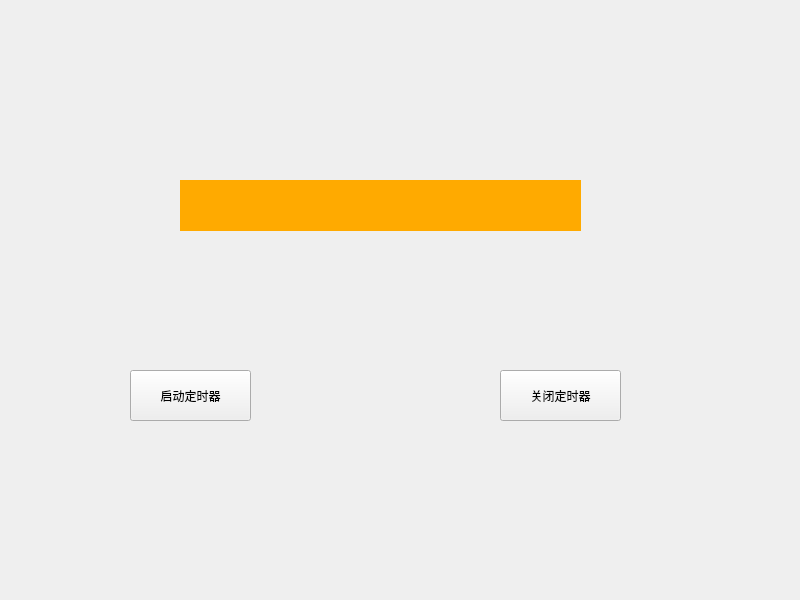
<?xml version="1.0" encoding="UTF-8"?>
<ui version="4.0">
 <class>MyTimer</class>
 <widget class="QWidget" name="MyTimer">
  <property name="geometry">
   <rect>
    <x>0</x>
    <y>0</y>
    <width>800</width>
    <height>600</height>
   </rect>
  </property>
  <property name="windowTitle">
   <string>MyTimer</string>
  </property>
  <widget class="QPushButton" name="pushButton_start">
   <property name="geometry">
    <rect>
     <x>130</x>
     <y>370</y>
     <width>121</width>
     <height>51</height>
    </rect>
   </property>
   <property name="text">
    <string>启动定时器</string>
   </property>
  </widget>
  <widget class="QPushButton" name="pushButton_stop">
   <property name="geometry">
    <rect>
     <x>500</x>
     <y>370</y>
     <width>121</width>
     <height>51</height>
    </rect>
   </property>
   <property name="text">
    <string>关闭定时器</string>
   </property>
  </widget>
  <widget class="QLabel" name="label">
   <property name="geometry">
    <rect>
     <x>180</x>
     <y>180</y>
     <width>401</width>
     <height>51</height>
    </rect>
   </property>
   <property name="font">
    <font>
     <family>Arial</family>
     <pointsize>22</pointsize>
    </font>
   </property>
   <property name="styleSheet">
    <string notr="true">background-color: rgb(255, 170, 0);</string>
   </property>
   <property name="text">
    <string/>
   </property>
  </widget>
 </widget>
 <resources/>
 <connections/>
</ui>
